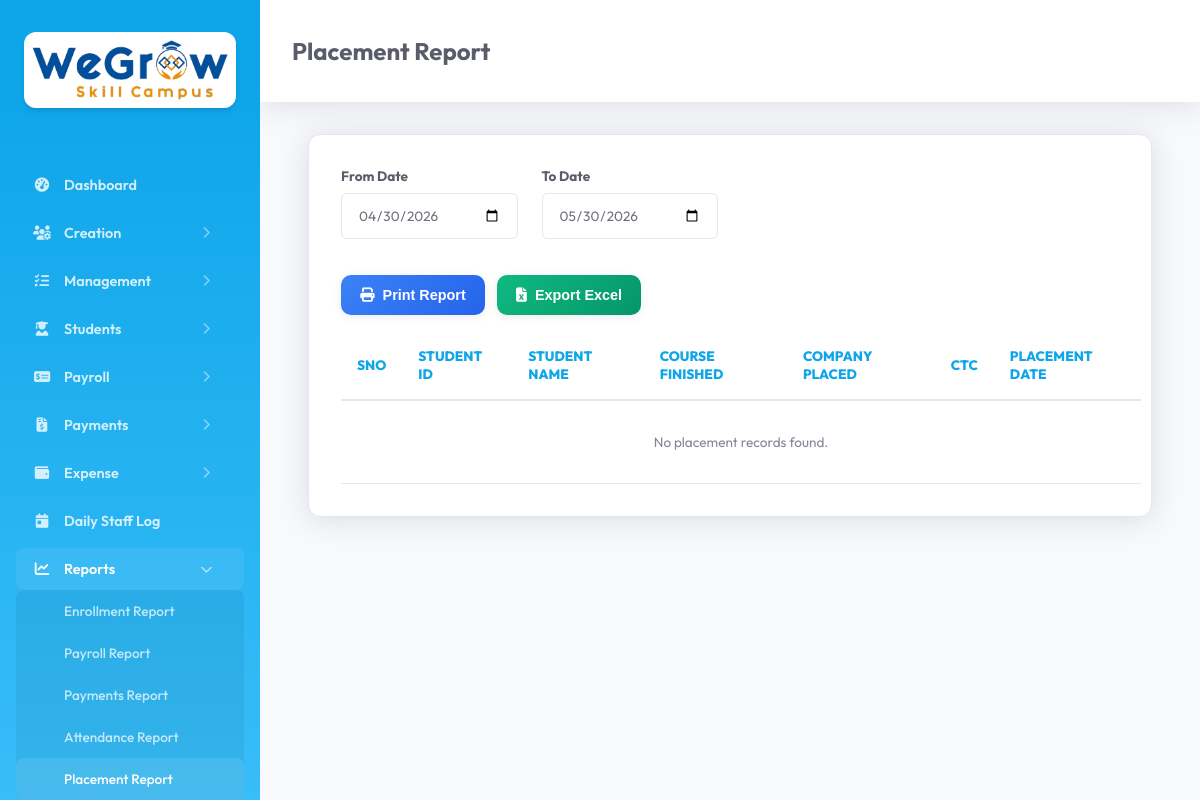
Before: /report_placement.php (signed in) with the older database file.
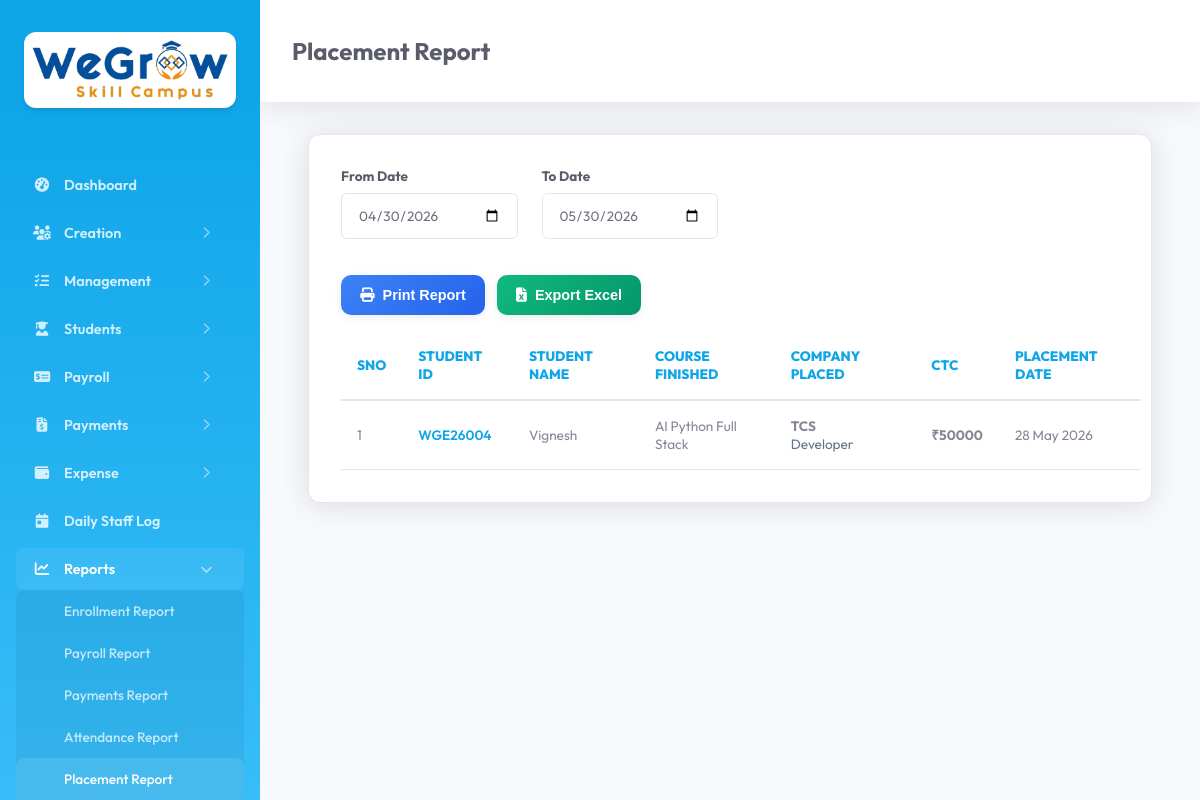
After: the same page with the newer database file.
### tables this page shows
CREATE TABLE `tc_course_closure` (
  `id` int(11) NOT NULL AUTO_INCREMENT,
  `created_date_time` datetime DEFAULT NULL,
  `updated_date_time` datetime DEFAULT NULL,
  `company_id` mediumtext DEFAULT NULL,
  `closure_id` mediumtext DEFAULT NULL,
  `closure_date` mediumtext DEFAULT NULL,
  `course_type` mediumtext DEFAULT NULL,
  `student_id` mediumtext DEFAULT NULL,
  `enrollment_id` mediumtext DEFAULT NULL,
  `student_name` mediumtext DEFAULT NULL,
  `course_closed` int(11) DEFAULT 2,
  `certificate_got` int(11) NOT NULL DEFAULT 2,
  `placed` int(11) NOT NULL DEFAULT 2,
  `company_name` mediumtext DEFAULT NULL,
  `company_address` mediumtext DEFAULT NULL,
  `designation` mediumtext DEFAULT NULL,
  `ctc` mediumtext DEFAULT NULL,
  `deleted` int(11) NOT NULL DEFAULT 0,
  PRIMARY KEY (`id`)
);

CREATE TABLE `tc_course` (
  `id` int(11) NOT NULL AUTO_INCREMENT,
  `created_date_time` datetime DEFAULT NULL,
  `updated_date_time` datetime DEFAULT NULL,
  `company_id` mediumtext DEFAULT NULL,
  `course_id` mediumtext DEFAULT NULL,
  `course_name` mediumtext DEFAULT NULL,
  `course_duration` mediumtext DEFAULT NULL,
  `course_fee` mediumtext DEFAULT NULL,
  `deleted` int(11) NOT NULL DEFAULT 0,
  PRIMARY KEY (`id`)
);

### main/label.php (called while the page is built, shortened)
<?php
    $modules = [
        'dashboard' => 'Dashboard',
        'company' => 'Company Details',
        'roles' => 'Role Management',
        'users' => 'User Management',
        'staff' => 'Staff Management',
        'course' => 'Courses',
        'course_closure' => 'Course Closure',
        'tasks' => 'Tasks',
        'event' => 'Events',
        'enrollment' => 'Training Enrollment',
        'enrollment_internship' => 'Internship Enrollment',
        'course_enquiry' => 'Course Enquiry',
        'attendance' => 'Attendance',
        'payroll' => 'Process Payroll',
        'receipt' => 'Receipts',
        'payment_mode' => 'Payment Modes',
        'bank' => 'Banks',
        'expense_category' => 'Expense Category',
        'expense_entry' => 'Expense Entry',
        'daily_reports' => 'Daily Staff Log',
        'report_enrollment' => 'Enrollment Report',
        'report_payroll' => 'Payroll Report',
        'report_payments' => 'Payments Report',
        'report_attendance' => 'Attendance Report',
        'report_placement' => 'Placement Report',
        'student_attendance' => 'Student Attendance',
        'student_tasks' => 'Student Tasks',
        'student_reports' => 'Student Daily Report',
        'daily_report' => 'Daily Report',
        'student_profile' => 'My Profile'
    ];
?>

### main/basic_functions.php (called while the page is built, shortened)
<?php
    include_once("config.php");
    include_once("label.php");
    class Basic_Functions extends Database {
        public $con;
        public function getCompanyId() {
            return $_SESSION['company_id'] ?? null;
        }
        public function encode_decode($action, $string) {
            $salt = $GLOBALS['salt'] ?? "default_salt";
            $key = hash('sha256', $salt);
            $iv = substr(hash('sha256', $salt), 0, 16);
            if ($action == 'encrypt') {
                return base64_encode(openssl_encrypt($string, "AES-256-CBC", $key, 0, $iv));
            } else if ($action == 'decrypt') {
                return openssl_decrypt(base64_decode($string), "AES-256-CBC", $key, 0, $iv);
            }
            return $string;
        }
        public function getTableRecords($table, $field = '', $value = '', $orderby = 'id DESC') {
            $con = $this->con;
            $sql = "SELECT * FROM $table WHERE deleted = :deleted";
            $params = [":deleted" => 0];
            $company_id = $this->getCompanyId();
            if ($company_id && $table !== $GLOBALS['company_table'] && $table !== $GLOBALS['role_table'] && $table !== $GLOBALS['user_table'] && $table !== $GLOBALS['course_table']) {
                $sql .= " AND company_id = :comp_company_id";
                $params[':comp_company_id'] = $company_id;
            }
            if (!empty($field)) {
                $sql .= " AND $field = :$field";
                $params[":$field"] = $value;
            }
            $sql .= " ORDER BY $orderby";
            $stmt = $con->prepare($sql);
            $stmt->execute($params);
            return $stmt->fetchAll();
        }
        public function getQueryRecords($query, $params = []) {
            $con = $this->con;
            $stmt = $con->prepare($query);
            $stmt->execute($params);
            return $stmt->fetchAll();
        }
    }
?>

### main/report_functions.php (called while the page is built, shortened)
<?php
    include_once("config.php");
    include_once("label.php");
    include_once("basic_functions.php");
    class Report_Functions extends Basic_Functions {
        public function getPlacementReportList($from_date, $to_date) {
            $where = ["deleted = 0", "placed = 1", "company_id = :comp_id"];
            $params = [':comp_id' => $_SESSION['company_id']];
            if(!empty($from_date)) {
                $where[] = "closure_date >= :from_date";
                $params[':from_date'] = $from_date;
            }
            if(!empty($to_date)) {
                $where[] = "closure_date <= :to_date";
                $params[':to_date'] = $to_date;
            }
            $whereClause = " WHERE " . implode(" AND ", $where);
            $query = "SELECT * FROM {$GLOBALS['course_closure_table']} $whereClause ORDER BY closure_date ASC";
            return $this->getQueryRecords($query, $params);
        }
    }

### main/config.php (called while the page is built, shortened)
<?php
    class Database {
        private $host = "localhost";
        private $dbname = "training_center_db";
        private $username = "root";
        private $password = "";
        public function connect() {
            try {
                $this->conn = new PDO(
                    "mysql:host=".$this->host.";dbname=".$this->dbname,
                    $this->username,
                    $this->password
                );
                $this->conn->setAttribute(PDO::ATTR_ERRMODE, PDO::ERRMODE_EXCEPTION);
                $this->conn->exec("SET NAMES utf8");
                return $this->conn;
            }
            catch(PDOException $e) {
                echo "Database Connection Failed : ".$e->getMessage();
                exit;
            }
        }
    }
?>

### common_file.php (called while the page is built, shortened)
<?php
    require_once 'main/basic_functions.php';
    require_once 'main/report_functions.php';
    $bf = new Report_Functions();
?>

### report_placement.php (the view, shortened to what the changed rows need)
<?php require_once 'common_file.php';
$from_page = 'Placement Report';
$from_date = date('Y-m-d', strtotime('-30 days'));
$to_date = date('Y-m-d');
$placements = $bf->getPlacementReportList($from_date, $to_date);
?>
<!DOCTYPE html>
<html lang="en">
<head>
    <link rel="stylesheet" href="assets/css/style.css">
</head>
<body>
    <?php include 'sidebar.php'; ?>
    <div class="main-content update_content">
        <div class="header">
            <h2><?php if(!empty($from_page))  echo ucfirst($from_page); ?></h2>
        </div>
        <div class="module-section">
            <div id="course_list">
                <table class="responsive table table-bordered" id="placement_report_table">
                    <thead>
                        <tr>
                            <th>Sno</th>
                            <th>Student ID</th>
                            <th>Student Name</th>
                            <th>Course Finished</th>
                            <th>Company Placed</th>
                            <th>CTC</th>
                            <th>Placement Date</th>
                        </tr>
                    </thead>
                    <tbody>
                        <?php
                            $sno = 1;
                            if(!empty($placements)) {
                                foreach ($placements as $p) {
                                    $student_dec_id = $bf->encode_decode('decrypt', $p['student_id']);
                                    $table = $p['course_type'] === 'internship' ? $GLOBALS['enrollment_internship_table'] : $GLOBALS['enrollment_table'];
                                    $stu_rec = $bf->getTableRecords($table, 'student_id', $p['student_id']);
                                    $course_name = 'N/A';
                                    if(!empty($stu_rec)) {
                                        $c_rec = $bf->getTableRecords($GLOBALS['course_table'], 'course_id', $stu_rec[0]['course_id']);
                                        if(!empty($c_rec)) $course_name = $c_rec[0]['course_name'];
                                    }
                                ?>
                                    <tr>
                                        <td><?php echo $sno++; ?></td>
                                        <td>
                                            <span style="color: var(--primary); font-weight: 600;">
                                                <?php echo $student_dec_id; ?>
                                            </span>
                                        </td>
                                        <td><?php echo $p['student_name']; ?></td>
                                        <td><?php echo $course_name; ?></td>
                                        <td>
                                            <strong><?php echo $p['company_name']; ?></strong><br>
                                            <span style="font-size: 0.85rem; color: #64748b;"><?php echo $p['designation']; ?></span>
                                        </td>
                                        <td><strong>₹<?php echo $p['ctc']; ?></strong></td>
                                        <td><?php echo date('d M Y', strtotime($p['closure_date'])); ?></td>
                                    </tr>
                                <?php }
                            } else { ?>
                                <tr>
                                    <td colspan="7" style="text-align:center; padding: 2rem; color: var(--text-muted);">No placement records found.</td>
                                </tr>
                        <?php } ?>
                    </tbody>
                </table>
            </div>
        </div>
    </div>
</body>
</html>

### sidebar.php (shortened to what the changed rows need)
<link rel="stylesheet" href="https://cdnjs.cloudflare.com/ajax/libs/font-awesome/6.4.0/css/all.min.css">
<div class="sidebar" id="sidebar">
    <?php
    $current_page = basename($_SERVER['PHP_SELF']);
    ?>
    <ul class="nav-links">
            <?php
        require_once 'permission_helper.php';
        $sidebar_company_id = $_SESSION['company_id'] ?? '';
        $sidebar_role_id = $_SESSION['role_id'] ?? 0;
        $urlMap = [
            'dashboard' => 'dashboard.php',
            'company' => 'company.php',
            'roles' => 'role.php',
            'users' => 'users.php',
            'staff' => 'staff.php',
            'course' => 'course.php',
            'course_closure' => 'course_closure.php',
            'tasks' => (isset($_SESSION['user_role']) && $_SESSION['user_role'] === 'student') ? 'student_tasks.php' : 'tasks.php',
            'event' => 'event.php',
            'enrollment' => 'enrollment.php',
            'enrollment_internship' => 'enrollment_internship.php',
            'course_enquiry' => 'course_enquiry.php',
            'attendance' => 'attendance.php',
            'payroll' => 'payroll.php',
            'receipt' => 'receipt.php',
            'payment_mode' => 'payment_mode.php',
            'bank' => 'bank.php',
            'expense_category' => 'expense_category.php',
            'expense_entry' => 'expense_entry.php',
            'daily_reports' => 'daily_reports.php',
            'report_enrollment' => 'report_enrollment.php',
            'report_payroll' => 'report_payroll.php',
            'report_payments' => 'report_payments.php',
            'report_attendance' => 'report_attendance.php',
            'report_placement' => 'report_placement.php',
            'student_attendance' => 'student_attendance.php',
            'student_tasks' => 'student_tasks.php',
            'student_reports' => 'student_reports.php',
            'daily_report' => 'daily_report.php',
            'student_profile' => 'student_profile.php'
        ];
        foreach ($menu_structure as $item) {
            $allowed_pages = [];
            foreach ($item['pages'] as $page_key) {
                if (checkPermission($sidebar_company_id, $sidebar_role_id, $page_key, PERMISSION_VIEW)) {
                    $allowed_pages[] = $page_key;
                }
            }
            if (!$item['dropdown']) {
                $page_key = $allowed_pages[0];
                $url = $urlMap[$page_key] ?? ($page_key . '.php');
                $isActive = ($current_page == $url) ? 'active' : '';
                ?>
                <li class="nav-item">
                    <a href="<?php echo $url; ?>" class="nav-link <?php echo $isActive; ?>">
                        <i class="<?php echo $item['icon']; ?>"></i> <span><?php echo $modules[$page_key] ?? $item['title']; ?></span>
                    </a>
                </li>
                <?php
            } else {
                $isParentActive = false;
                foreach ($allowed_pages as $page_key) {
                    $url = $urlMap[$page_key] ?? ($page_key . '.php');
                    if ($current_page == $url) {
                        $isParentActive = true;
                        break;
                    }
                }
                ?>
                <li class="nav-item">
                    <a href="javascript:void(0)" class="nav-link menu-toggle <?php echo $isParentActive ? 'parent-active open' : ''; ?>" data-target="<?php echo $item['menu_id']; ?>">
                        <span class="menu-label"><i class="<?php echo $item['icon']; ?>"></i> <?php echo $item['title']; ?></span>
                        <i class="fas fa-chevron-right arrow"></i>
                    </a>
                    <ul class="submenu <?php echo $isParentActive ? 'show' : ''; ?>" id="<?php echo $item['menu_id']; ?>">
                        <?php foreach ($allowed_pages as $page_key):
                            $url = $urlMap[$page_key] ?? ($page_key . '.php');
                            $isActive = ($current_page == $url) ? 'active' : '';
                            ?>
                            <li>
                                <a href="<?php echo $url; ?>" class="nav-link <?php echo $isActive; ?>">
                                    <?php echo $modules[$page_key] ?? $page_key; ?>
                                </a>
                            </li>
                        <?php endforeach; ?>
                    </ul>
                </li>
                <?php
            }
        }
        ?>
    </ul>
</div>

Changed rows visible on the page:
added tc_course_closure: student "WGE26004", student_name "Vignesh", tc_course.course_name "AI Python Full Stack", company_name "TCS", designation "Developer", ctc "50000", closure_date "28 May 2026"
Other visible differences:
text no longer shown: "No placement records found."
